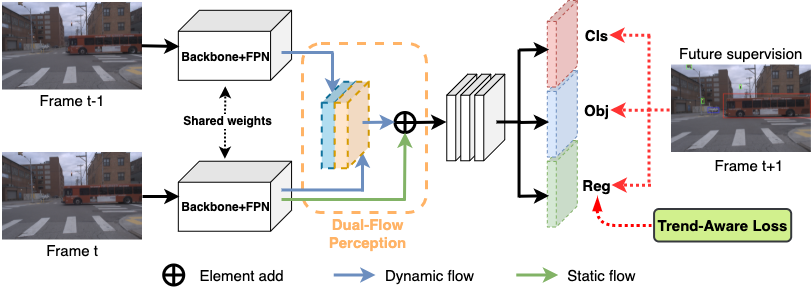
#> input picture assets/train.png, 812 x 291 px
$ python -i data_augment_flip.py   (imports and definitions only)
#> lines starting #> are read from the running program, lines starting #| are printed output that depends on the picture
#> further down, picture is the input picture: shape (291, 812, 3); mean B, G, R 214.5, 215.9, 217.2
#!/usr/bin/env python3
# -*- coding:utf-8 -*-
# Copyright (c) Megvii, Inc. and its affiliates.
"""
Data augmentation functionality. Passed as callable transformations to
Dataset classes.

The data augmentation procedures were interpreted from @weiliu89's SSD paper
http://arxiv.org/abs/1512.02325
"""

import cv2
import numpy as np
from yolox.utils import xyxy2cxcywh

import math
import random

def augment_hsv(img, hgain=0.015, sgain=0.7, vgain=0.4):
#> called with hgain = 0.015, sgain = 0.7, vgain = 0.4
    r = np.random.uniform(-1, 1, 3) * [hgain, sgain, vgain] + 1  # random gains
    hue, sat, val = cv2.split(cv2.cvtColor(img, cv2.COLOR_BGR2HSV))
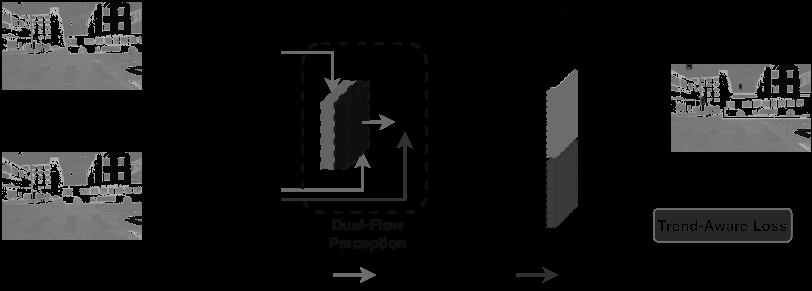
#> hue: shape (291, 812); min 0, max 179, mean 20.4
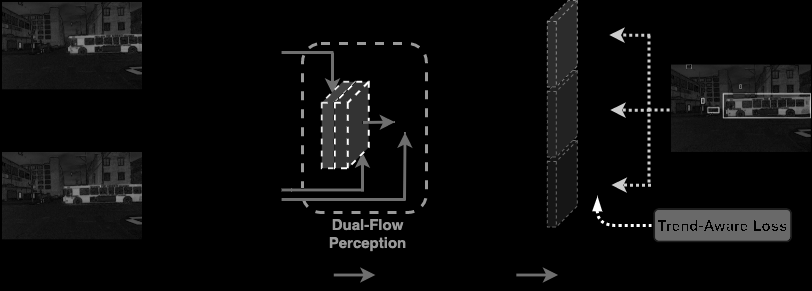
#> sat: shape (291, 812); min 0, max 255, mean 11.7
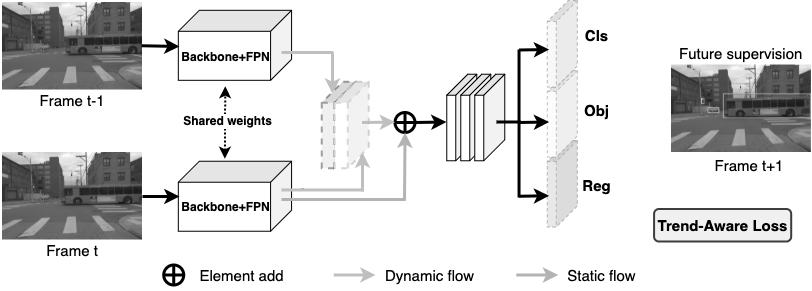
#> val: shape (291, 812); min 0, max 255, mean 220.3
    dtype = img.dtype  # uint8

    x = np.arange(0, 256, dtype=np.int16)
    lut_hue = ((x * r[0]) % 180).astype(dtype)
    lut_sat = np.clip(x * r[1], 0, 255).astype(dtype)
#> lut_sat = 256 values from 0 to 255
    lut_val = np.clip(x * r[2], 0, 255).astype(dtype)
#> lut_val = 256 values from 0 to 255

    img_hsv = cv2.merge(
        (cv2.LUT(hue, lut_hue), cv2.LUT(sat, lut_sat), cv2.LUT(val, lut_val))
    ).astype(dtype)
#> img_hsv: shape (291, 812, 3); mean H, S, V 20.4, 15, 223.4
    cv2.cvtColor(img_hsv, cv2.COLOR_HSV2BGR, dst=img)  # no return needed
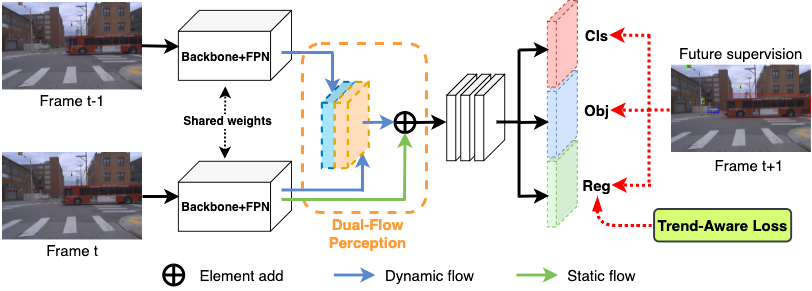
#> img: shape (291, 812, 3); mean B, G, R 215.7, 217.5, 219.2


# [133 lines left out: functions box_candidates, random_perspective, _mirror, preproc, not called in this run]


class TrainTransform:
    # [52 lines left out: functions __init__, __call__, not called in this run]

class DoubleTrainTransform:
    # [10 lines left out: functions __init__, __call__, not called in this run]

class QuadraTrainTransform:
    # [14 lines left out: functions __init__, __call__, not called in this run]

class ValTransform:
    """
    Defines the transformations that should be applied to test PIL image
    for input into the network

    dimension -> tensorize -> color adj

    Arguments:
        resize (int): input dimension to SSD
        rgb_means ((int,int,int)): average RGB of the dataset
            (104,117,123)
        swap ((int,int,int)): final order of channels

    Returns:
        transform (transform) : callable transform to be applied to test/val
        data
    """

    def __init__(self, swap=(2, 0, 1)):
        self.swap = swap

    # assume input is cv2 img for now
    def __call__(self, img, res, input_size):
        img, _ = preproc(img, input_size, self.swap)
        return img, np.zeros((1, 5))


class DoubleValTransform:
    def __init__(self, swap=(2, 0, 1)):
        self.trasform1 = ValTransform(swap=swap)
        self.trasform2 = ValTransform(swap=swap)

    # [4 lines left out: function __call__, not called in this run]

class QuadraValTransform:
    # [12 lines left out: functions __init__, __call__, not called in this run]

>>> import cv2
>>> picture = cv2.imread('../../assets/train.png')
>>> result = augment_hsv(picture)
